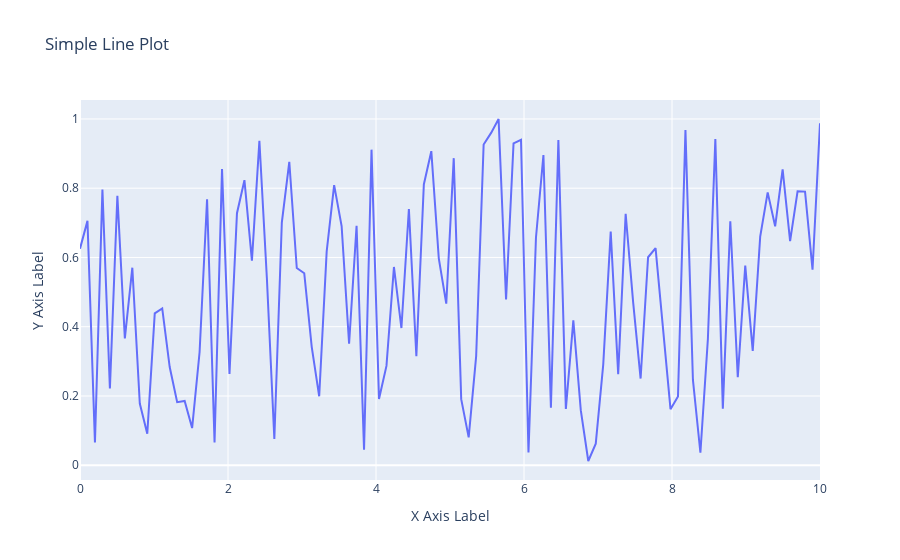

Source (notebook cell):
### Code cell
# Qn20. Using Plotly, create a basic line plot of a randomly generated dataset, label the axes, and set the title as
# 'Simple Line Plot'

# code->
import plotly.graph_objects as go
import numpy as np

# Generate random data
x = np.linspace(0, 10, 100)  # 100 points between 0 and 10
y = np.random.random(100)    # 100 random values

# Create a line plot
fig = go.Figure()

# Add a trace to the figure
fig.add_trace(go.Scatter(x=x, y=y, mode='lines', name='Random Data'))

# Update the layout to add titles and labels
fig.update_layout(
    title='Simple Line Plot',
    xaxis_title='X Axis Label',
    yaxis_title='Y Axis Label'
)

# Show the plot
fig.show()
